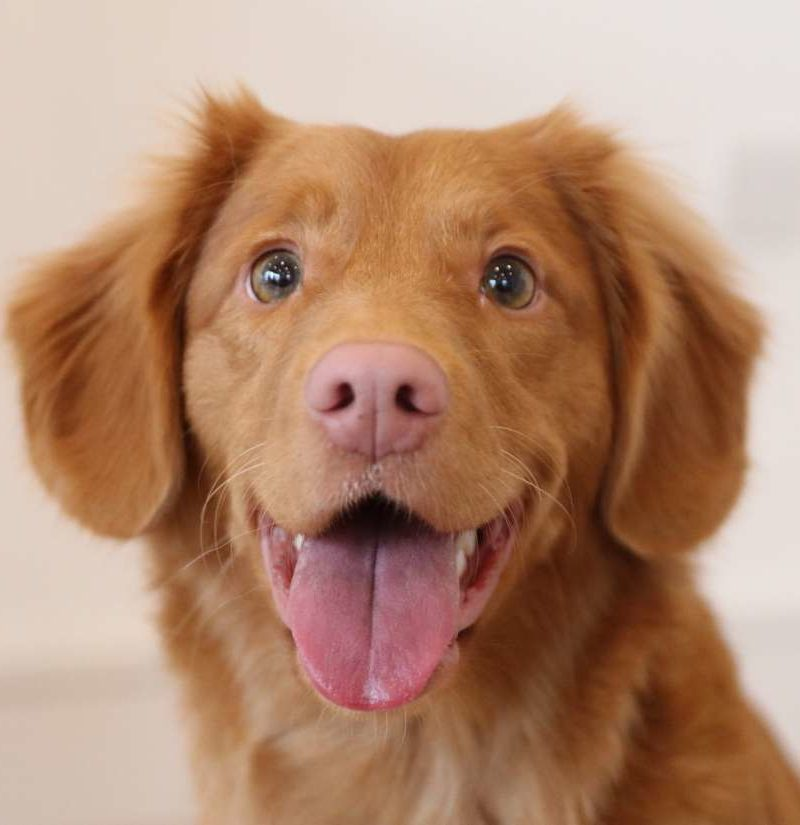
#> input picture fourier/DA/dog.jpg, 800 x 825 px
$ python run.py dog.jpg dog.jpg
#> lines starting #> are read from the running program, lines starting #| are printed output that depends on the picture
### fourier/DA/fourier.py
import cv2
import numpy as np
import math
from functools import lru_cache


# [37 lines left out: functions _dft_matrix, _idft_matrix, dft, idft, dft2, idft2, not called in this run]


def compress_image_fft(img_bgr, threshold_percentage):
    """Return compressed image by converting to fourier domain, thresholding based on threshold percentage, and converting back to spatial domain
    Args:
        img_bgr (np.array): numpy array of shape (n,m,3) representing bgr image
        threshold_percentage (float): between 0 and 1 representing what percentage of Fourier image to keep
    Returns:
        img_compressed (np.array): numpy array of shape (n,m,3) representing compressed image. (Make sure the data type of the np array is float64)
        compressed_frequency_img (np.array): numpy array of shape (n,m,3) representing the compressed image in the frequency domain
    """
    # Input validation
    if not isinstance(img_bgr, np.ndarray) or img_bgr.ndim != 3 or img_bgr.shape[2] != 3:
        raise ValueError("img_bgr must be a 3D NumPy array with shape (height, width, 3).")
    if img_bgr.shape[0] == 0 or img_bgr.shape[1] == 0:
        raise ValueError("img_bgr must have non-zero height and width.")
    if not np.issubdtype(img_bgr.dtype, np.number) or not np.all(np.isfinite(img_bgr)):
        raise ValueError("img_bgr must contain finite numeric values.")
    if not isinstance(threshold_percentage, (int, float)) or not (0 <= threshold_percentage <= 1):
        raise ValueError("threshold_percentage must be a number between 0 and 1 (inclusive).")

    # Ensure float64 precision
    img_bgr = img_bgr.astype(np.float64)
    rows, cols, _ = img_bgr.shape
    total_pixels = rows * cols
    thresh_idx = math.floor(total_pixels * threshold_percentage)

    compressed_frequency_img = np.zeros((rows, cols, 3), dtype=np.complex128)
    img_compressed = np.zeros((rows, cols, 3), dtype=np.float64)

    for ch in range(3):
        curr_channel = img_bgr[:, :, ch]
        freq = np.fft.fft2(curr_channel)  # Faster replacement for dft2

        freq_flat = freq.ravel()
        magnitudes = np.abs(freq_flat)

        # Use np.partition for efficient threshold finding (avoids full sort)
        if thresh_idx > 0:
            # Get the thresh_idx-th largest magnitude as the cutoff
            magnitude_threshold = np.partition(magnitudes, -thresh_idx)[-thresh_idx]
            mask = magnitudes >= magnitude_threshold
        else:
            mask = np.zeros_like(magnitudes, dtype=bool)  # Edge case: keep nothing

        freq_masked_flat = np.zeros_like(freq_flat, dtype=np.complex128)
        freq_masked_flat[mask] = freq_flat[mask]
        freq_masked = freq_masked_flat.reshape((rows, cols))

        compressed_frequency_img[:, :, ch] = freq_masked
        channel_compressed = np.fft.ifft2(freq_masked)  # Faster replacement for idft2
        img_compressed[:, :, ch] = np.real(channel_compressed)

    # Compute frequency visualization (shifted and log-scaled)
    compressed_frequency_img = 20 * np.log(np.abs(np.fft.fftshift(compressed_frequency_img)) + 1).astype(np.float64)

    return img_compressed, compressed_frequency_img


def low_pass_filter(img_bgr, r):
    """Return low pass filtered image by keeping a circle of radius r centered on the frequency domain image
    Args:
        img_bgr (np.array): numpy array of shape (n,m,3) representing bgr image
        r (float): radius of low pass circle
    Returns:
        img_low_pass (np.array): numpy array of shape (n,m,3) representing low pass filtered image. (Make sure the data type of the np array is float64)
        low_pass_frequency_img (np.array): numpy array of shape (n,m,3) representing the low pass filtered image in the frequency domain
    """
    # Input validation (shared with compress_image_fft where applicable)
    if not isinstance(img_bgr, np.ndarray) or img_bgr.ndim != 3 or img_bgr.shape[2] != 3:
        raise ValueError("img_bgr must be a 3D NumPy array with shape (height, width, 3).")
    if img_bgr.shape[0] == 0 or img_bgr.shape[1] == 0:
        raise ValueError("img_bgr must have non-zero height and width.")
    if not np.issubdtype(img_bgr.dtype, np.number) or not np.all(np.isfinite(img_bgr)):
        raise ValueError("img_bgr must contain finite numeric values.")
    if not isinstance(r, (int, float)) or r < 0:
        raise ValueError("r must be a non-negative number (int or float).")

    # Ensure float64 precision
    img_bgr = img_bgr.astype(np.float64)
    rows, cols, _ = img_bgr.shape

    # Precompute circular mask
    center_row, center_col = rows // 2, cols // 2
    Y, X = np.ogrid[:rows, :cols]
    distance = np.sqrt((Y - center_row)**2 + (X - center_col)**2)
    mask = distance <= r

    # Prepare output arrays
    freq_masked_all = np.zeros((rows, cols, 3), dtype=np.complex128)  # Renamed for clarity
    img_low_pass = np.zeros((rows, cols, 3), dtype=np.float64)

    for ch in range(3):
        freq = np.fft.fft2(img_bgr[:, :, ch])  # Faster replacement for dft2
        freq_shifted = np.fft.fftshift(freq)
        freq_shifted_masked = freq_shifted * mask
        freq_masked = np.fft.ifftshift(freq_shifted_masked)
        freq_masked_all[:, :, ch] = freq_masked
        channel_filtered = np.fft.ifft2(freq_masked)  # Faster replacement for idft2
        img_low_pass[:, :, ch] = np.real(channel_filtered)

    # Compute frequency visualization correctly (log-scaled, no overwrite)
    low_pass_frequency_img = 20 * np.log(np.abs(np.fft.fftshift(freq_masked_all)) + 1).astype(np.float64)

    return img_low_pass, low_pass_frequency_img

### fourier/DA/run.py
import os
import cv2
import numpy as np
import argparse
import math

import fourier

def compression_runner(input_path, output_dir):
#> called with input_path = 'dog.jpg', output_dir = 'output_images'
    img_bgr = cv2.imread(input_path, cv2.IMREAD_COLOR)
#> img_bgr is the input picture: shape (825, 800, 3); mean B, G, R 112.3, 137.1, 177.1
    if img_bgr is None:
        raise FileNotFoundError(f"Cannot read image at {input_path}")

    keeps = [0.1, 0.05, 0.001]
    base = os.path.splitext(os.path.basename(input_path))[0]

    for keep in keeps:
        img_compressed, freq_img = fourier.compress_image_fft(img_bgr, keep)
        out_comp = os.path.join(output_dir, f"{base}_compressed_{keep:.3f}.png")
        out_freq = os.path.join(output_dir, f"{base}_compressed_freq_{keep:.3f}.png")
        cv2.imwrite(out_comp, img_compressed)
        cv2.imwrite(out_freq, freq_img)
#> this loop made 3 passes
#> pass 1, in compression_runner, `img_compressed, freq_img = fourier.compress_image_fft(img_bgr, keep)`:
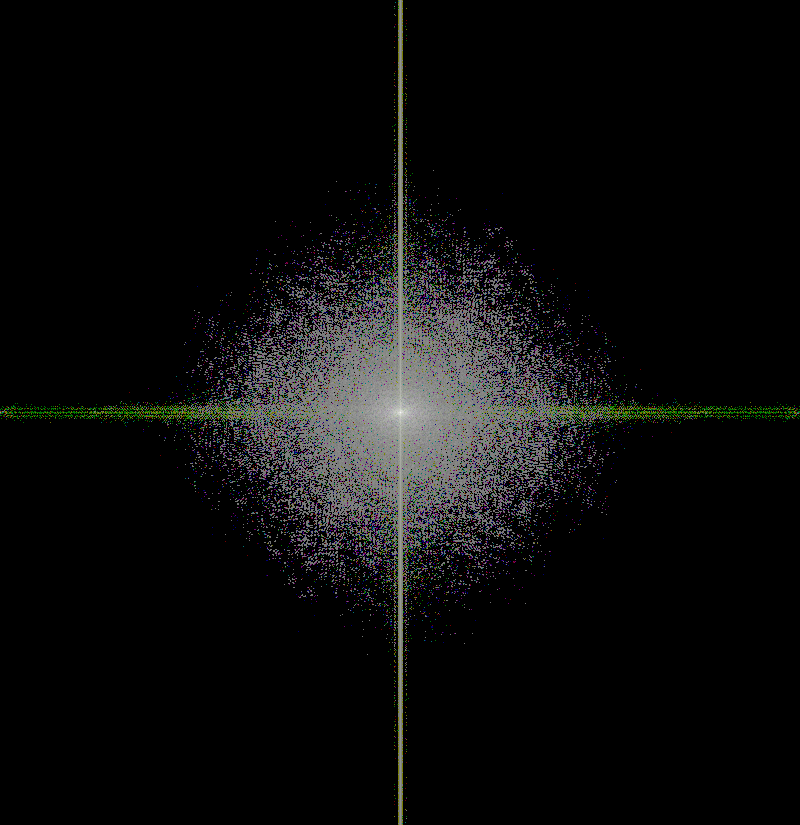
#> freq_img: shape (825, 800, 3) float64; mean B, G, R 18.5, 18.7, 18.6; drawn with min black and max white

def low_pass_filter_runner(input_path, output_dir):
#> called with input_path = 'dog.jpg', output_dir = 'output_images'
    img_bgr = cv2.imread(input_path, cv2.IMREAD_COLOR)
    if img_bgr is None:
        raise FileNotFoundError(f"Cannot read image at {input_path}")
    img_bgr = img_bgr.astype(np.float64)

    radii = [100, 50, 10]
    base = os.path.splitext(os.path.basename(input_path))[0]

    for r in radii:
        img_low, freq_img = fourier.low_pass_filter(img_bgr, r)
        out_low = os.path.join(output_dir, f"{base}_lpf_{r}.png")
        out_freq = os.path.join(output_dir, f"{base}_lpf_freq_{r}.png")
        cv2.imwrite(out_low, img_low)
        cv2.imwrite(out_freq, freq_img)
#> this loop made 3 passes
#> pass 1, in low_pass_filter_runner, `img_low, freq_img = fourier.low_pass_filter(img_bgr, r)`:
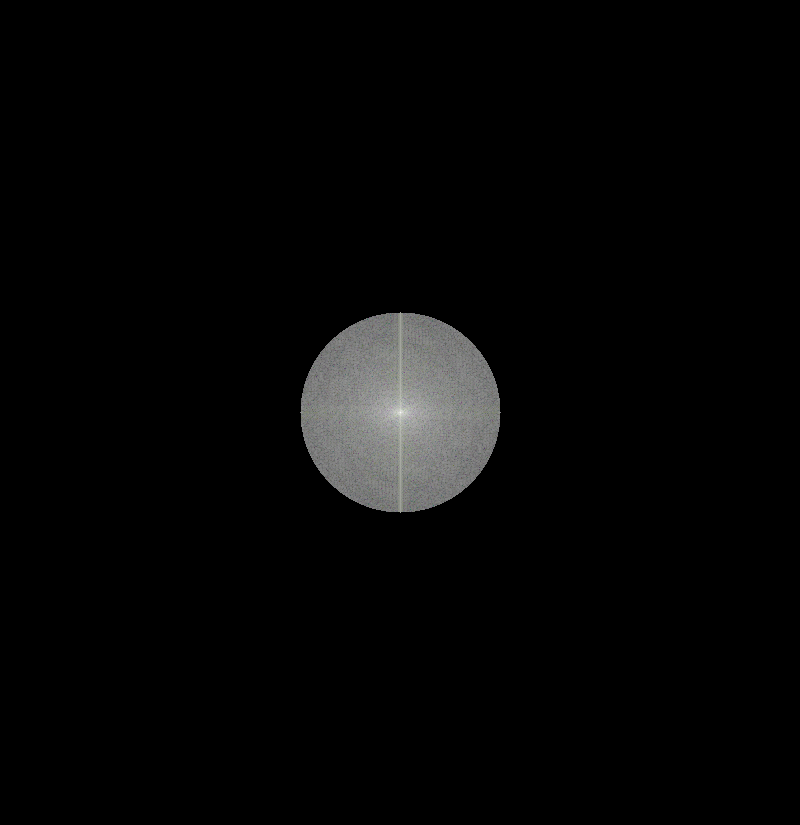
#> freq_img: shape (825, 800, 3) float64; mean B, G, R 9.1, 9.2, 9.2; drawn with min black and max white
#> pass 1, in low_pass_filter_runner, `cv2.imwrite(out_freq, freq_img)`:
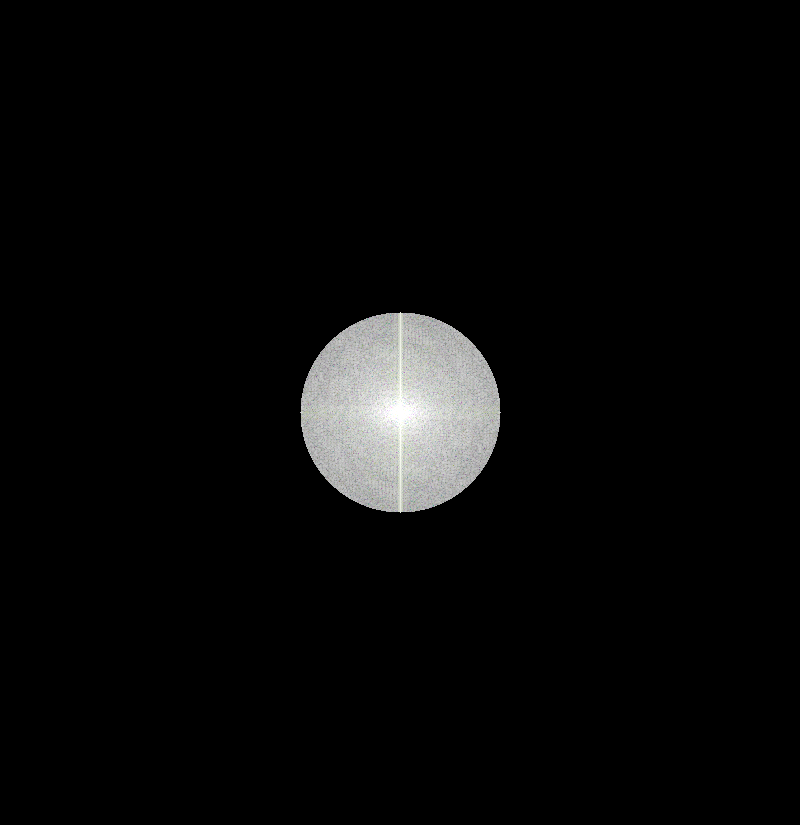
#> saved as dog_lpf_freq_100.png: shape (825, 800, 3); mean B, G, R 9.1, 9.2, 9.2

def main():
    parser = argparse.ArgumentParser(
        description="Apply Fourier-based compression and low-pass filtering to images."
    )
    parser.add_argument(
        "compress_input",
        help="Path to the image to compress (e.g. dog.jpg)"
    )
    parser.add_argument(
        "lowpass_input",
        help="Path to the image to low-pass filter (e.g. cat.jpg)"
    )
    parser.add_argument(
        "-o", "--output-dir",
        default="output_images",
        help="Directory where output images will be saved"
    )

    args = parser.parse_args()
    os.makedirs(args.output_dir, exist_ok=True)

    compression_runner(args.compress_input, args.output_dir)
    low_pass_filter_runner(args.lowpass_input, args.output_dir)

if __name__ == "__main__":
    main()
